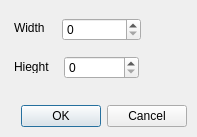
<?xml version="1.0" encoding="UTF-8"?>
<ui version="4.0">
 <class>imgprop</class>
 <widget class="QDialog" name="imgprop">
  <property name="geometry">
   <rect>
    <x>0</x>
    <y>0</y>
    <width>197</width>
    <height>137</height>
   </rect>
  </property>
  <property name="windowTitle">
   <string>Dialog</string>
  </property>
  <widget class="QDialogButtonBox" name="buttonBox">
   <property name="geometry">
    <rect>
     <x>10</x>
     <y>100</y>
     <width>177</width>
     <height>32</height>
    </rect>
   </property>
   <property name="orientation">
    <enum>Qt::Horizontal</enum>
   </property>
   <property name="standardButtons">
    <set>QDialogButtonBox::Cancel|QDialogButtonBox::Ok</set>
   </property>
  </widget>
  <widget class="QLabel" name="label">
   <property name="geometry">
    <rect>
     <x>14</x>
     <y>20</y>
     <width>31</width>
     <height>16</height>
    </rect>
   </property>
   <property name="text">
    <string>Width</string>
   </property>
  </widget>
  <widget class="QLabel" name="label_2">
   <property name="geometry">
    <rect>
     <x>14</x>
     <y>60</y>
     <width>45</width>
     <height>13</height>
    </rect>
   </property>
   <property name="text">
    <string>Hieght</string>
   </property>
  </widget>
  <widget class="QSpinBox" name="wimg">
   <property name="geometry">
    <rect>
     <x>62</x>
     <y>18</y>
     <width>79</width>
     <height>23</height>
    </rect>
   </property>
  </widget>
  <widget class="QSpinBox" name="himg">
   <property name="geometry">
    <rect>
     <x>64</x>
     <y>56</y>
     <width>75</width>
     <height>23</height>
    </rect>
   </property>
  </widget>
 </widget>
 <resources/>
 <connections>
  <connection>
   <sender>buttonBox</sender>
   <signal>accepted()</signal>
   <receiver>imgprop</receiver>
   <slot>accept()</slot>
   <hints>
    <hint type="sourcelabel">
     <x>248</x>
     <y>254</y>
    </hint>
    <hint type="destinationlabel">
     <x>157</x>
     <y>274</y>
    </hint>
   </hints>
  </connection>
  <connection>
   <sender>buttonBox</sender>
   <signal>rejected()</signal>
   <receiver>imgprop</receiver>
   <slot>reject()</slot>
   <hints>
    <hint type="sourcelabel">
     <x>316</x>
     <y>260</y>
    </hint>
    <hint type="destinationlabel">
     <x>286</x>
     <y>274</y>
    </hint>
   </hints>
  </connection>
 </connections>
</ui>
